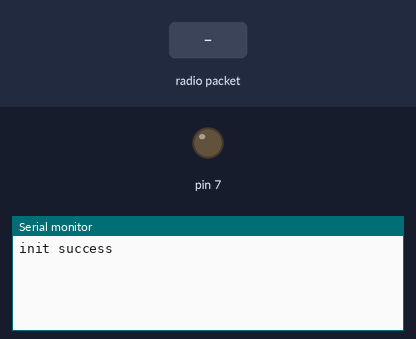
Recording of a sketch running on a simulated Arduino Uno, built with avr-gcc and run on an emulated ATmega328P. Parts: output pins drawn as LEDs (lit = HIGH), the last lines printed to the serial monitor. The inputs (shaded band) are chosen by the test bench. No radio packets arrive unless stated.

Above: at 1.2 s.
1.3 s: radio packet "Green Signal" arrives
At 1.9 s:
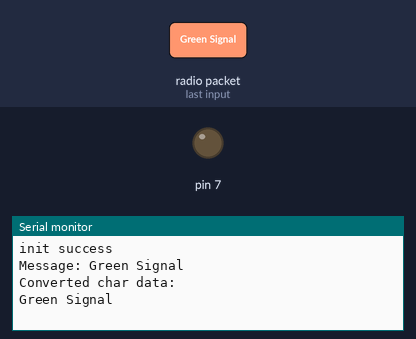
2.8 s: radio packet "1" arrives
At 3.9 s:
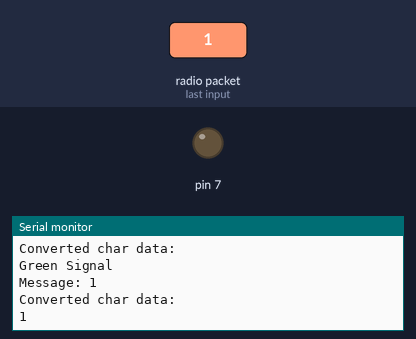

Measured:
- after the input at 1.3 s, the serial monitor: prints a new line at once (image 1)
- after the input at 2.8 s, the serial monitor: prints a new line at once (image 2)

The sketch:

Car_2.ino
```cpp
#include <RH_ASK.h>
#include <SPI.h> // Not actually used but needed to compile
RH_ASK driver;
//Transmit at pin 12; receive at pin 11;
const uint8_t maxMessageSize = 50; // Maximum message size

uint8_t buf[maxMessageSize];
uint8_t buflen;

void setup() {
  Serial.begin(9600);    // Debugging only
  buflen = sizeof(buf); // Initialize buflen to the size of the buffer
  if (!driver.init())
    Serial.println("init failed");
  else
    Serial.println("init success");
  pinMode(7, OUTPUT);
}
char myChar[51]; // Define a character array to store the converted characters (plus room for null-terminator)

void loop() {
  if (driver.recv(buf, &buflen)) // Non-blocking
  {
    // Message with a good checksum received, dump it.
    Serial.print("Message: ");
    for (int i = 0; i < buflen; i++) {
      if (isPrintableChar(buf[i])) {
        Serial.write(buf[i]);
      }
      else {
        Serial.print("Non-printable character (ASCII code ");
        Serial.print(buf[i]);
        Serial.print(")");
      }
    }

    Serial.println();

    // Reset the myChar array and copy the converted characters
    memset(myChar, 0, sizeof(myChar)); // Reset myChar to all null characters
    Serial.println("Converted char data:");
    int charIndex = 0; // Index to track the position in myChar
    for (int i = 0; i < buflen; i++) {
      if (isPrintableChar(buf[i])) {
        myChar[charIndex] = static_cast<char>(buf[i]); // Convert uint8_t to char
        Serial.write(myChar[charIndex]); // Print the converted character
        charIndex++;
      }
    }
    Serial.println();

    if(myChar=="Green Signal")
    digitalWrite(7, HIGH);

    // Reset buflen to the size of the buffer for the next message
    buflen = sizeof(buf);
  }
}

bool isPrintableChar(uint8_t c) {
  return (c >= 32 && c <= 126); // ASCII printable characters
}
```
